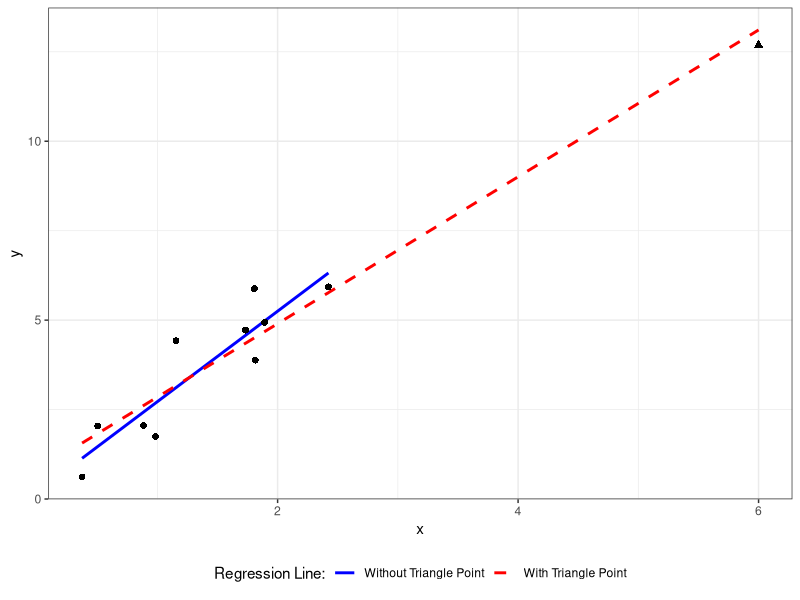
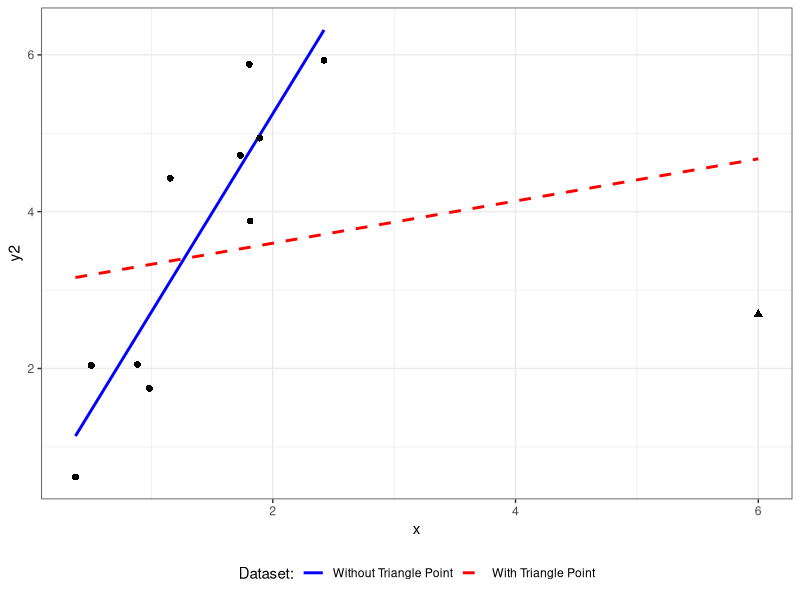

These charts were generated, in order, by the following R code:
## ---- chunk 1
library(tidyverse)
## ---- chunk 2
set.seed(3)
d1 <- data.frame(x=c(runif(10, max=3), 6))
b0 <- 1
b1 <- 2
d1$y <- b0 + b1*d1$x + rnorm(length(d1$x)) 

ggplot(d1) + theme_bw() +
   geom_smooth(aes(x=x, y=y, col="subset"), data=d1[-nrow(d1),],
               method="lm", se=F) +
   geom_smooth(aes(x=x, y=y, col="full"), data=d1,
               method="lm", se=F,
               lty=2) +
      geom_point(aes(x=x, y=y), data=d1, size=2,
              pch=c(rep(16, 10), 17)) +
   scale_color_manual(name="Regression Line:",
                      values=c("blue", "red"),
                      breaks=c("subset", "full"),
                      labels=c("Without Triangle Point", "With Triangle Point")) +
   theme(legend.position="bottom")
## ---- chunk 3
## set.seed(3)
## d1 <- data.frame(x=c(runif(10, max=3), 6))
## b0 <- 1
## b1 <- 2
## d1$y <- b0 + b1*d1$x + rnorm(length(d1$x)) 
d1$y2 <- d1$y
d1$y2[11] <- d1$y[11] - 10

ggplot(d1) + theme_bw() +
   geom_smooth(aes(x=x, y=y2, col="subset"), data=d1[-nrow(d1),],
               method="lm", se=F) +
   geom_smooth(aes(x=x, y=y2, col="full"), data=d1,
               method="lm", se=F,
               lty=2) +
      geom_point(aes(x=x, y=y2), data=d1, size=2,
              pch=c(rep(16, 10), 17)) +
   scale_color_manual(name="Dataset:",
                      values=c("blue", "red"),
                      breaks=c("subset", "full"),
                      labels=c("Without Triangle Point", "With Triangle Point")) +
   theme(legend.position="bottom")
